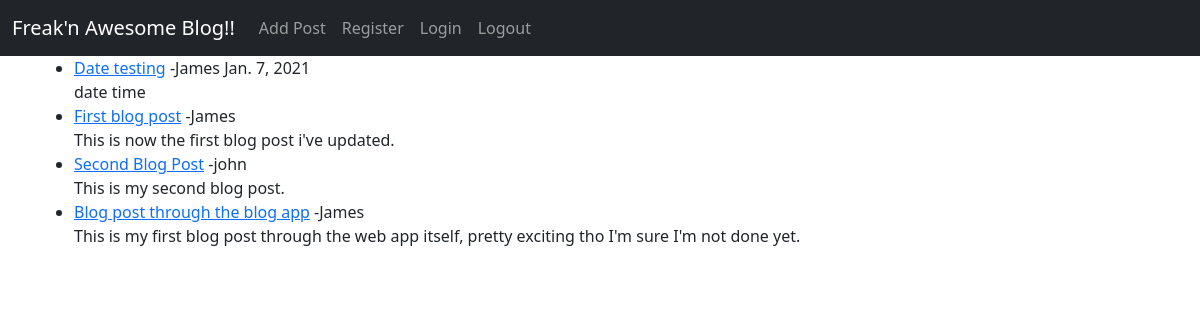
The page / on the database its author committed.
### theblog/models.py (models this page shows, shortened)
class Post(models.Model):
    title = models.CharField(max_length=255)
    author = models.ForeignKey(User, on_delete=models.CASCADE, null=True)
    body = models.TextField()
    title_tag = models.CharField(max_length=255, null=True, blank=True)
    date_time = models.DateTimeField(auto_now_add=True, null=True, blank=True)

### theblog/views.py (the view)
# urls.py: path('', HomeView.as_view(), name= 'home'),
class HomeView(ListView):
    model = Post
    template_name = 'home.html'
    context_object_name = 'blog_post'
    ordering = ['-date_time']

### theblog/templates/home.html (shortened to what this page needs)
 {% extends 'base.html' %}
 {% block content %}
 <ul>
     {% for post in blog_post %}
        <li><a href="{% url 'article-detail' post.pk %}">{{ post.title }}</a>
            -{{ post.author }}  {{post.date_time.date}}</li>
            {{ post.body }}
     {% endfor %}
 </ul>
 {% endblock %}

### rows shown on the page
Post: title "Date testing", author "James", date_time "Jan. 7, 2021", body "date time"
Post: title "First blog post", author "James", body "This is now the first blog post i've updated."
Post: title "Second Blog Post", author "john", body "This is my second blog post."
Post: title "Blog post through the blog app", author "James", body "This is my first blog post through the web app itself, pretty exciting tho I'm sure I'm not done yet."
